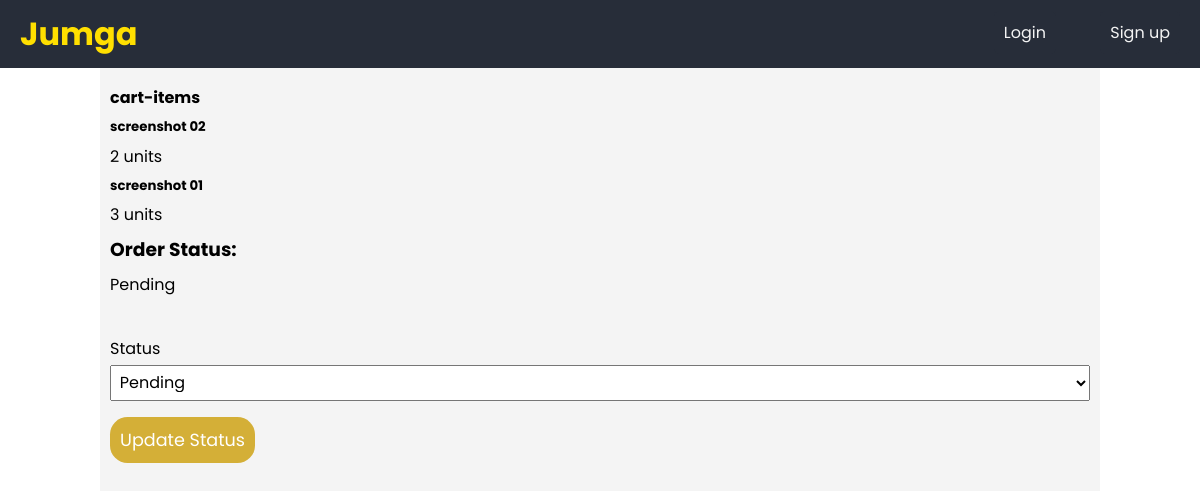
The page /store/orders/details/4/ on the database as committed earlier.
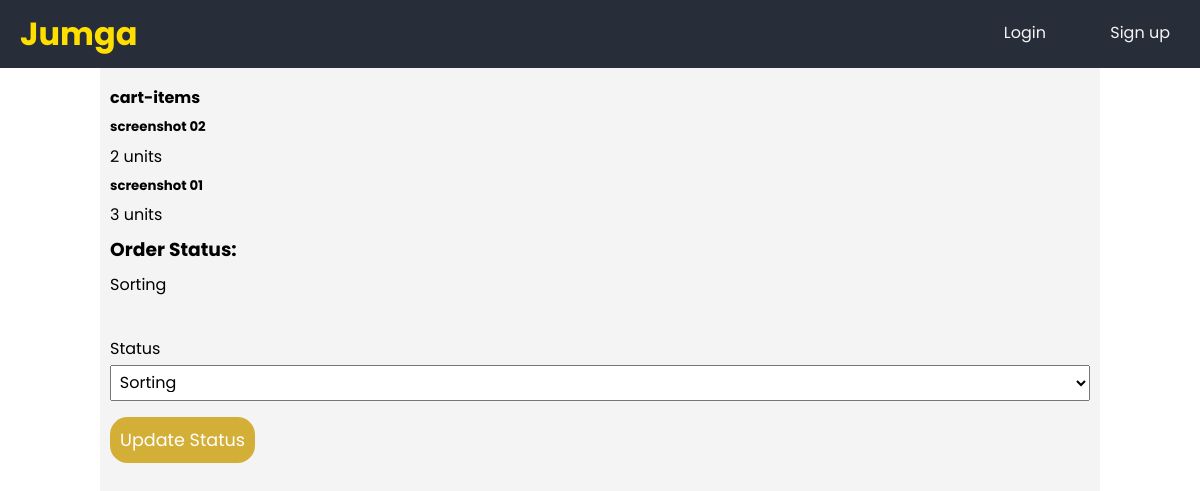
The same page on the database as committed later.
### store/models.py (models this page shows, shortened)
class Order(models.Model):
	class StatusChoices(models.TextChoices):
		PENDING = 'PE', _('Pending')
		SORTING = 'SR', _('Sorting')
		SHIPMENT = 'SH', _('Shipping')
		DELIVERED = 'DE', _('Delivered')
	customer = models.ForeignKey(Customer, null=True, on_delete = models.SET_NULL)
	store = models.ForeignKey(Store, on_delete=models.CASCADE)
	completed = models.BooleanField(default = False, null = True, blank = True)
	transaction_id = models.CharField(max_length = 200, null = True, blank = True)
	shipping_fee = models.IntegerField(default=0)
	status = models.CharField(max_length = 2, choices = StatusChoices.choices, default=StatusChoices.PENDING)
	signed = models.BooleanField(default=False)

### store/views.py (the view, shortened to what this page needs)
# urls.py: path('orders/details/<int:pk>/', views.OrderDetails.as_view(), name="order_details"),
class OrderDetails(UpdateView):
    model = Order
    template_name = "store/orderDetails.html"
    fields = ["status"]

### templates/store/orderDetails.html (shortened to what this page needs)
{% extends 'product/base.html' %}
{% block body %}
<div class="details">
	<div class="cart-items">
		<h4>cart-items</h4>
		{% for cartitem in order.cartitem_set.all %}
		<h5>{{ cartitem.product.name }}</h5>
		<span>{{ cartitem.units }} units</span>
		{% endfor %}
	</div>
	<h3>Order Status:</h3>
	<p>{{ order.get_status_display }}</p>
	<br>
	<form method="post">
		<div>
			{% for field in form %}
        		<label> {{ field.label }}</label>
        		{{ field }}
			{% endfor %}
		</div>
		<button class="btn btn-success" type="submit">Update Status</button>
	</form>
</div>
{% endblock %}

Rows that differ between the two databases and show on the page:
changed Order: status "Pending" → "Sorting"
